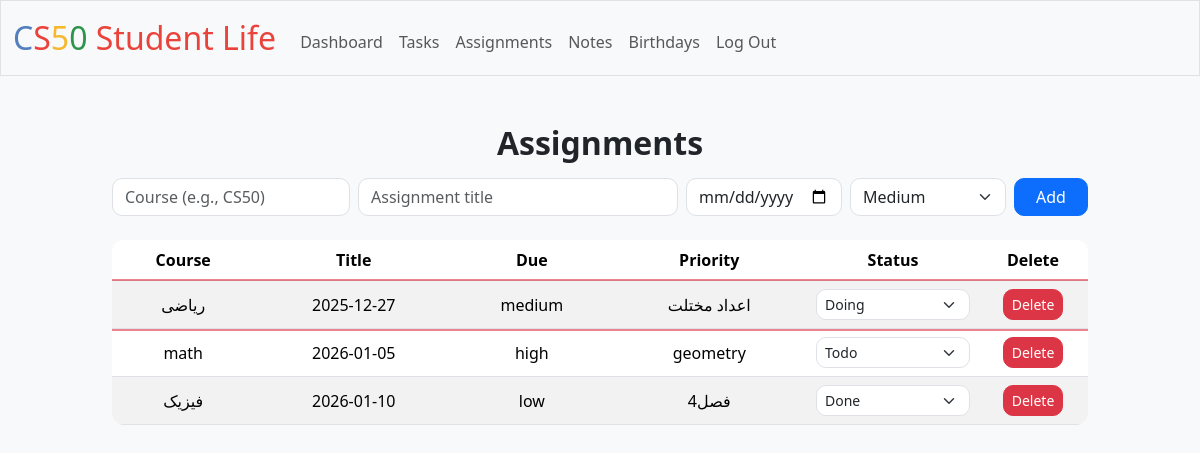
Screenshot of /assignments (signed in) with the database file from the repository.
### tables this page shows
CREATE TABLE assignments (
    id INTEGER PRIMARY KEY AUTOINCREMENT NOT NULL,
    user_id INTEGER NOT NULL,
    course TEXT NOT NULL,
    title TEXT NOT NULL,
    due_date TEXT,
    priority TEXT NOT NULL DEFAULT 'medium', -- low/medium/high
    status TEXT NOT NULL DEFAULT 'todo',     -- todo/doing/done
    created_at TEXT NOT NULL DEFAULT CURRENT_TIMESTAMP,
    FOREIGN KEY (user_id) REFERENCES users(id)
);

### app.py (the view, shortened to what this page needs)
@app.route("/assignments", methods=["GET", "POST"])
@login_required
def assignments():
    user_id = session["user_id"]
    assignments = db.execute(
        "SELECT id, course, title, due_date, priority, status, created_at FROM assignments WHERE user_id = ? ORDER BY due_date IS NULL, due_date ASC, created_at DESC",
        user_id
    )
    return render_template("assignments.html", assignments=assignments)

### app.py (called while the page is built)
@app.after_request
def after_request(response):
    response.headers["Cache-Control"] = "no-cache, no-store, must-revalidate"
    response.headers["Expires"] = 0
    response.headers["Pragma"] = "no-cache"
    return response

### helpers.py (called while the page is built)
def login_required(f):
    @wraps(f)
    def decorated_function(*args, **kwargs):
        if session.get("user_id") is None:
            return redirect("/login")
        return f(*args, **kwargs)
    return decorated_function

### templates/assignments.html (shortened to what this page needs)
{% extends "layout.html" %}
{% block main %}
    <h2 class="mb-3">Assignments</h2>
    <form action="/assignments" method="post" class="row g-2 mb-4">
        <div class="col-md-3">
            <input class="form-control" name="course" placeholder="Course (e.g., CS50)" type="text">
        </div>
        <div class="col-md-4">
            <input class="form-control" name="title" placeholder="Assignment title" type="text">
        </div>
        <div class="col-md-2">
            <input class="form-control" name="due_date" type="date">
        </div>
        <div class="col-md-2">
            <select class="form-select" name="priority">
                <option value="medium" selected>Medium</option>
            </select>
        </div>
        <div class="col-md-1">
            <button class="btn btn-primary w-100" type="submit">Add</button>
        </div>
    </form>
    <div class="table-responsive">
        <table class="table table-striped align-middle">
            <thead>
                <tr>
                    <th>Course</th>
                    <th>Title</th>
                    <th>Due</th>
                    <th>Priority</th>
                    <th>Status</th>
                    <th>Delete</th>
                </tr>
            </thead>
            <tbody>
                {% for a in assignments %}
                    <tr data-due="{% if a.due_date %}{{ a.due_date }}{% endif %}">
                        <td>{{ a.course }}</td>
                        <td>{% if a.due_date %}{{ a.due_date }}{% else %}-{% endif %}</td>
                        <td>{{ a.priority }}</td>
                        <td>{{ a.title }}</td>
                        <td style="width: 170px;">
                            <form action="/assignments" method="post">
                                <select class="form-select form-select-sm" name="status" onchange="this.form.submit()">
                                    <option value="todo" {% if a.status == "todo" %}selected{% endif %}>Todo</option>
                                    <option value="doing" {% if a.status == "doing" %}selected{% endif %}>Doing</option>
                                    <option value="done" {% if a.status == "done" %}selected{% endif %}>Done</option>
                                </select>
                            </form>
                        </td>
                        <td style="width: 110px;">
                            <form action="/assignments" method="post" onsubmit="return confirm('Delete this assignment?');">
                                <button class="btn btn-danger btn-sm" type="submit">Delete</button>
                            </form>
                        </td>
                    </tr>
                {% endfor %}
            </tbody>
        </table>
    </div>
{% endblock %}

### static/styles.css (style rules this page uses)
body { background-color: #f8f9fa; }
h2 { font-weight: 700; margin-bottom: 1rem; }
.table { background: white; border-radius: 12px; overflow: hidden; }
.table thead th { font-weight: 700; }
.btn { border-radius: 10px; }
.form-control, .form-select, textarea { border-radius: 10px; }
.due-overdue { outline: 2px solid rgba(220, 53, 69, 0.6); background-color: rgba(220, 53, 69, 0.10) !important; }

### rows the page displays
assignments: course "ریاضی", due_date "2025-12-27", priority "medium", title "اعداد مختلت", status "Doing"
assignments: course "math", due_date "2026-01-05", priority "high", title "geometry", status "Todo"
assignments: course "فیزیک", due_date "2026-01-10", priority "low", title "فصل4", status "Done"
